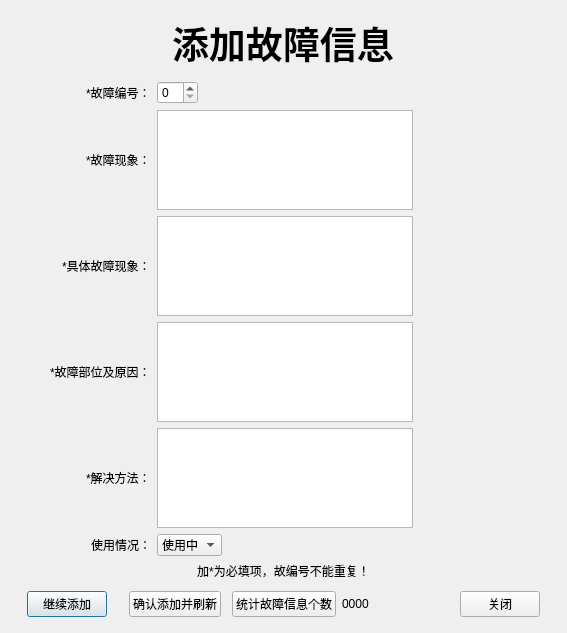
<?xml version="1.0" encoding="UTF-8"?>
<ui version="4.0">
 <class>Dialog</class>
 <widget class="QDialog" name="Dialog">
  <property name="geometry">
   <rect>
    <x>0</x>
    <y>0</y>
    <width>567</width>
    <height>633</height>
   </rect>
  </property>
  <property name="windowTitle">
   <string>添加故障信息</string>
  </property>
  <layout class="QGridLayout" name="gridLayout_2">
   <item row="0" column="0">
    <layout class="QGridLayout" name="gridLayout_3">
     <property name="margin">
      <number>5</number>
     </property>
     <item row="0" column="0" alignment="Qt::AlignHCenter">
      <widget class="QLabel" name="label">
       <property name="font">
        <font>
         <pointsize>28</pointsize>
         <weight>75</weight>
         <bold>true</bold>
        </font>
       </property>
       <property name="text">
        <string>添加故障信息</string>
       </property>
      </widget>
     </item>
     <item row="1" column="0">
      <layout class="QGridLayout" name="gridLayout" columnstretch="1,3">
       <property name="margin">
        <number>5</number>
       </property>
       <item row="5" column="0" alignment="Qt::AlignRight">
        <widget class="QLabel" name="label_8">
         <property name="text">
          <string>使用情况：</string>
         </property>
        </widget>
       </item>
       <item row="2" column="1" alignment="Qt::AlignLeft">
        <widget class="QTextEdit" name="textEdit_2"/>
       </item>
       <item row="1" column="0" alignment="Qt::AlignRight">
        <widget class="QLabel" name="label_3">
         <property name="text">
          <string>*故障现象：</string>
         </property>
        </widget>
       </item>
       <item row="1" column="1" alignment="Qt::AlignLeft">
        <widget class="QTextEdit" name="textEdit"/>
       </item>
       <item row="2" column="0" alignment="Qt::AlignRight">
        <widget class="QLabel" name="label_4">
         <property name="text">
          <string>*具体故障现象：</string>
         </property>
        </widget>
       </item>
       <item row="3" column="0" alignment="Qt::AlignRight">
        <widget class="QLabel" name="label_5">
         <property name="text">
          <string>*故障部位及原因：</string>
         </property>
        </widget>
       </item>
       <item row="3" column="1" alignment="Qt::AlignLeft">
        <widget class="QTextEdit" name="textEdit_3"/>
       </item>
       <item row="4" column="0" alignment="Qt::AlignRight">
        <widget class="QLabel" name="label_6">
         <property name="text">
          <string>*解决方法：</string>
         </property>
        </widget>
       </item>
       <item row="4" column="1" alignment="Qt::AlignLeft">
        <widget class="QTextEdit" name="textEdit_4"/>
       </item>
       <item row="5" column="1" alignment="Qt::AlignLeft">
        <widget class="QComboBox" name="comboBox">
         <item>
          <property name="text">
           <string>使用中</string>
          </property>
         </item>
         <item>
          <property name="text">
           <string>未使用</string>
          </property>
         </item>
        </widget>
       </item>
       <item row="6" column="0" colspan="2">
        <widget class="QLabel" name="label_7">
         <property name="text">
          <string>加*为必填项，故编号不能重复！</string>
         </property>
         <property name="alignment">
          <set>Qt::AlignCenter</set>
         </property>
        </widget>
       </item>
       <item row="0" column="0" alignment="Qt::AlignRight">
        <widget class="QLabel" name="label_2">
         <property name="text">
          <string>*故障编号：</string>
         </property>
        </widget>
       </item>
       <item row="0" column="1" alignment="Qt::AlignLeft">
        <widget class="QSpinBox" name="spinBox"/>
       </item>
      </layout>
     </item>
     <item row="2" column="0">
      <layout class="QHBoxLayout" name="horizontalLayout">
       <item alignment="Qt::AlignHCenter">
        <widget class="QPushButton" name="pushButton">
         <property name="text">
          <string>继续添加</string>
         </property>
        </widget>
       </item>
       <item alignment="Qt::AlignHCenter">
        <widget class="QPushButton" name="pushButton_2">
         <property name="text">
          <string>确认添加并刷新</string>
         </property>
        </widget>
       </item>
       <item alignment="Qt::AlignRight">
        <widget class="QPushButton" name="pushButton_3">
         <property name="text">
          <string>统计故障信息个数</string>
         </property>
        </widget>
       </item>
       <item alignment="Qt::AlignLeft">
        <widget class="QLabel" name="label_9">
         <property name="text">
          <string>0000</string>
         </property>
        </widget>
       </item>
       <item alignment="Qt::AlignHCenter">
        <widget class="QPushButton" name="pushButton_4">
         <property name="text">
          <string>关闭</string>
         </property>
        </widget>
       </item>
      </layout>
     </item>
    </layout>
   </item>
  </layout>
 </widget>
 <tabstops>
  <tabstop>spinBox</tabstop>
  <tabstop>textEdit</tabstop>
  <tabstop>textEdit_2</tabstop>
  <tabstop>textEdit_3</tabstop>
  <tabstop>textEdit_4</tabstop>
  <tabstop>comboBox</tabstop>
  <tabstop>pushButton</tabstop>
  <tabstop>pushButton_2</tabstop>
  <tabstop>pushButton_3</tabstop>
  <tabstop>pushButton_4</tabstop>
 </tabstops>
 <resources/>
 <connections>
  <connection>
   <sender>pushButton_4</sender>
   <signal>clicked()</signal>
   <receiver>Dialog</receiver>
   <slot>reject()</slot>
   <hints>
    <hint type="sourcelabel">
     <x>519</x>
     <y>607</y>
    </hint>
    <hint type="destinationlabel">
     <x>563</x>
     <y>610</y>
    </hint>
   </hints>
  </connection>
 </connections>
</ui>
